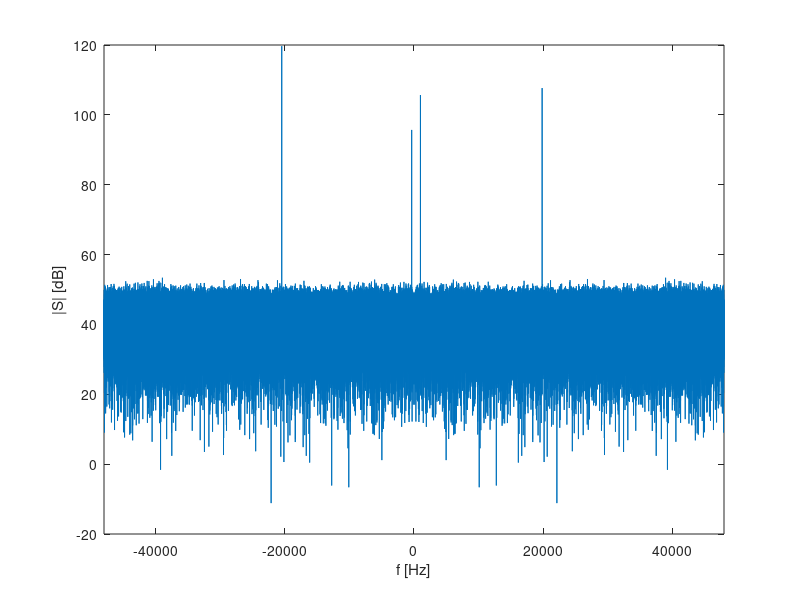
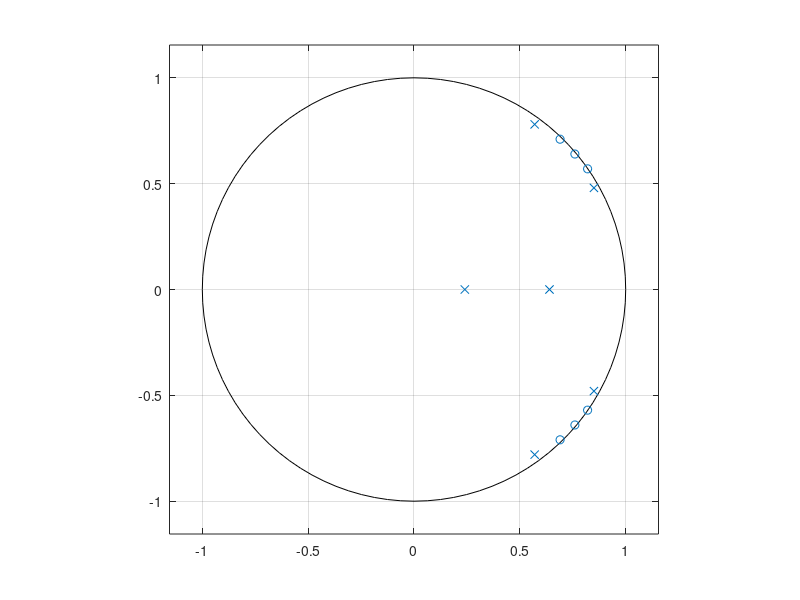

Here is the MATLAB script that generated these plots, in order: (Note: this script raises an error after producing the figures.)
% SPDX-License-Identifier: GPL-3.0-or-later
%
% Solution.m -- Assignment 06 solution
% Copyright (C) 2024  Jacob Koziej <jacobkoziej@gmail.com>

clc;
clear;
close all;

fs = 96e3;

%% 1
db2mag = @(x) 10.^(x / 20);

%% 2
T = 1 / fs;
l = 192e3;
t = (0:l - 1) * T;

f = [-20.48e3; -360; 996; 19.84e3];
a = db2mag([14; -10; 0; 2]);

s = sum(a .* exp(1j * 2 * pi * f .* t));
s = s + db2mag(-10) * randn(size(s));

S = fftshift(fft(s));

figure;
plot(fs / l * (-l / 2:l / 2 - 1), 20 * log10(abs(S)));
xlim([-fs, fs] / 2);
xlabel('f [Hz]');
ylabel('|S| [dB]');

%% 3
z = [
     0.76 + 0.64j
     0.69 + 0.71j
     0.82 + 0.57j
    ];
z = [z; conj(z)];

p = [
     0.57 + 0.78j
     0.85 + 0.48j
    ];
p = [
     p
     conj(p)
     0.24
     0.64
    ];

k = 0.53;

figure;
zplane(z, p);

[b, a] = zp2tf(z, p, k);

f = linspace(0, fs / 2, 1e3);
H = freqz(b, a, f, fs);

H_dB = 20 * log10(abs(H));
H_ph = rad2deg(unwrap(angle(H)));

figure;
sgtitle('Response of H');

subplot(2, 1, 1);
plot(f, H_dB);
title('Magnitude Response');
xlim([0, max(f)]);
xlabel('Frequency [Hz]');
ylabel('Magnitude [dB]');

subplot(2, 1, 2);
plot(f, H_ph);
title('Phase Response');
xlim([0, max(f)]);
xlabel('Frequency [Hz]');
ylabel('Phase [deg]');
